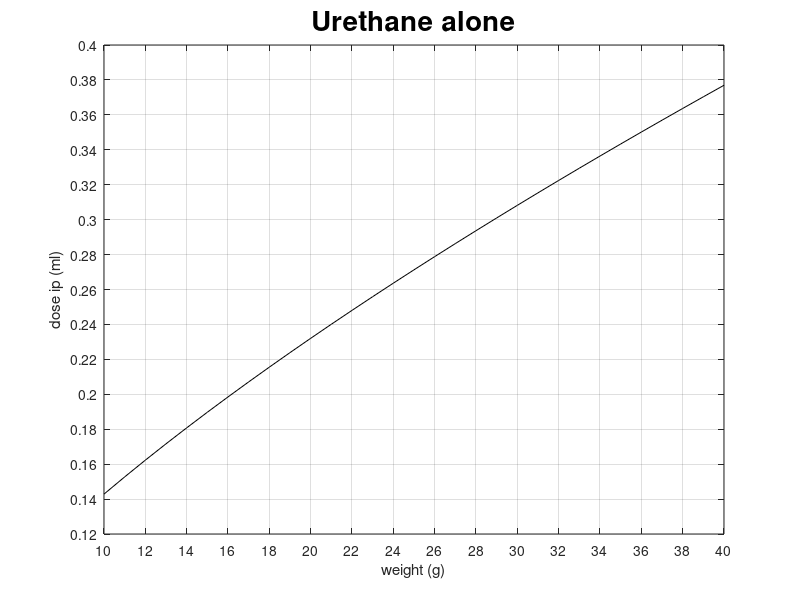

Reproduce this figure in MATLAB. (Note: this script raises an error after producing the figure.)
%Urethane dose



weight=(10:40);


% dose=[10*0.03 36*0.015];

dose=0.0285*weight.^0.7;

figure

plot( weight,dose,'k');
set(gca,'XTick',(10:2:40))
set(gca,'YTick',(0.12:0.02:0.4))
grid on
axis([10 40 0.12 0.4]);

xlabel('weight (g)');
ylabel('dose ip (ml)');
title('Urethane alone','fontsize',20)

smaller_font(-5);
bigger_linewidth(3);
saveas(gcf,'urethane_dose.png');
